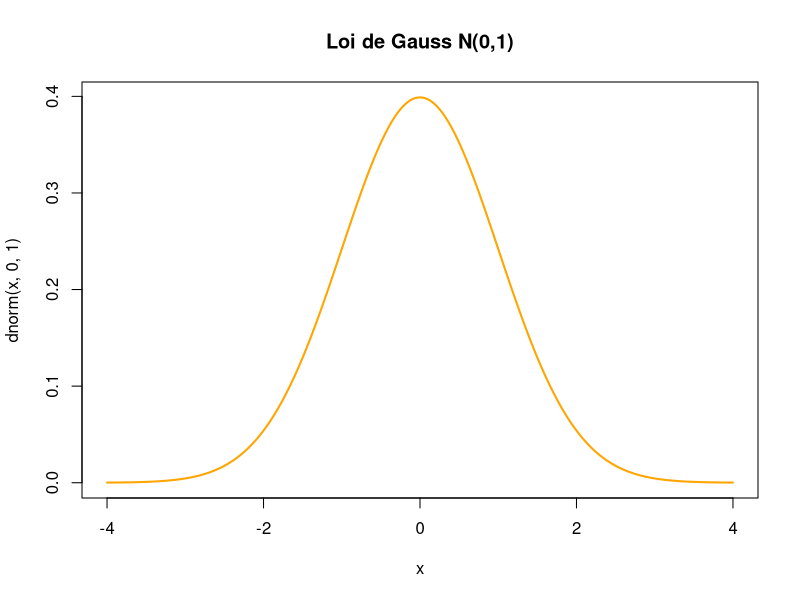
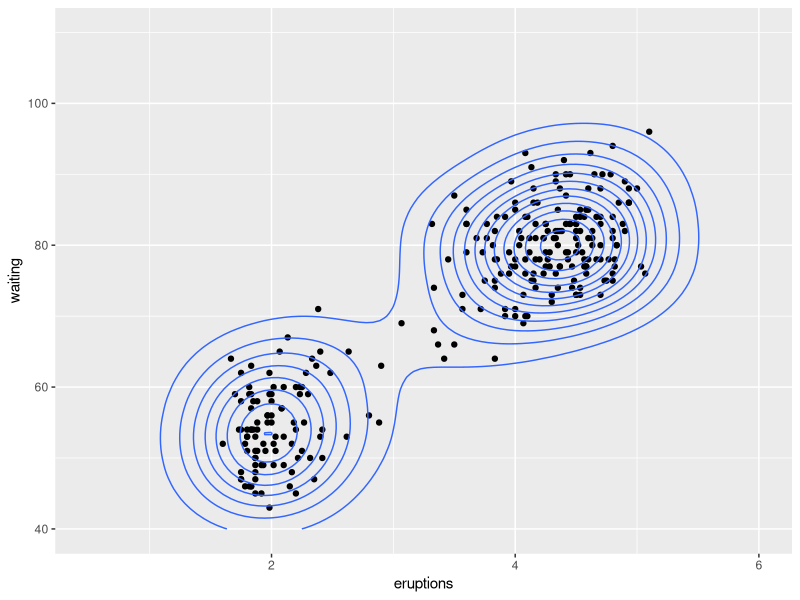
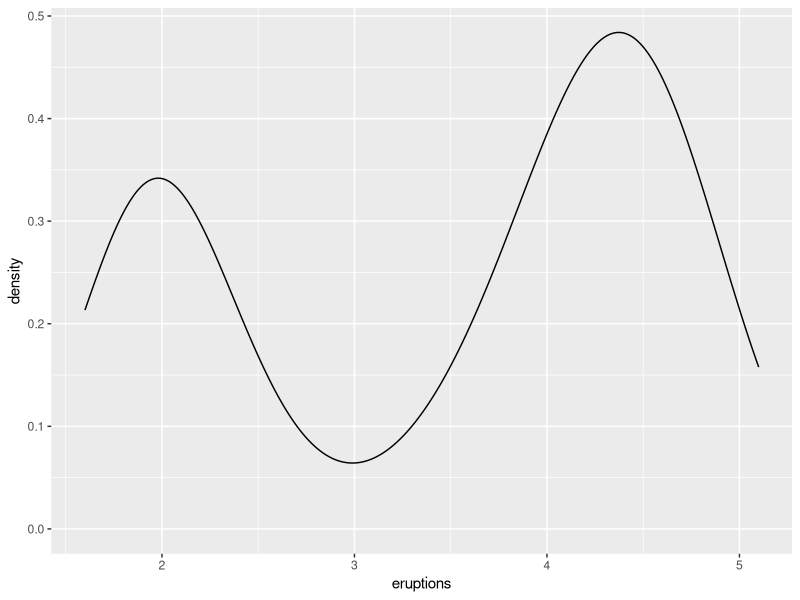

Generate these figures, in order, with R:
## ---- chunk 1
x <- seq(-4,4,length = 500)
plot(x, dnorm(x, 0, 1), type = 'l', lwd = 2, col = "orange", main = "Loi de Gauss N(0,1)")
## ---- chunk 2
x <- rnorm(n=1000, m = 10, sd = 2)
# moyenne
cat("moyenne =", mean(x),"\n")
# variance
cat("variance =", var(x),"\n")
## ---- chunk 3
mean(x > 10 & x < 11)
## ---- chunk 4
pnorm(11,m=10, sd = 2) - pnorm(10,m=10, sd = 2) 
## ---- chunk 5
library(ggplot2)
m <- ggplot(faithful, aes(x = eruptions, y = waiting)) +
 geom_point() +
 xlim(0.5, 6) +
 ylim(40, 110)
m + geom_density_2d()
## ---- chunk 6
m <- ggplot(faithful, aes(x = eruptions)) 

m + geom_density()
